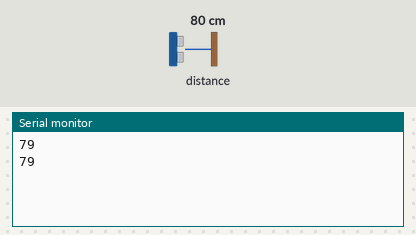
Recording of a sketch running on a simulated ESP8266 (NodeMCU). Shown: the last lines printed to the serial monitor. Wiring (inferred from the names in the program): ultrasonic range finder: trigger D4; echo D3. The inputs (shaded band) are chosen by the test bench; at power-on: distance to the obstacle 80 cm. The echo pulse lasts 58.3 µs per cm.

Above: at 1.8 s.
1.9 s: distance to the obstacle set to 2 cm
At 2.8 s:
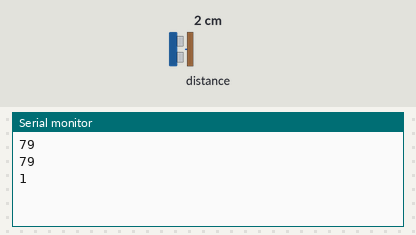
3.4 s: distance to the obstacle set to 4 cm
At 4.6 s:
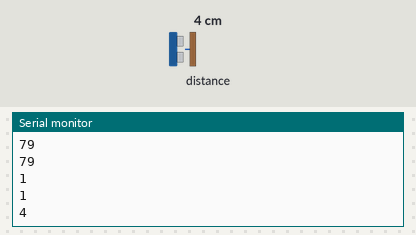
Timing chart, 0 to 6.4 s (numbered marks = the images above; inputs shaded):
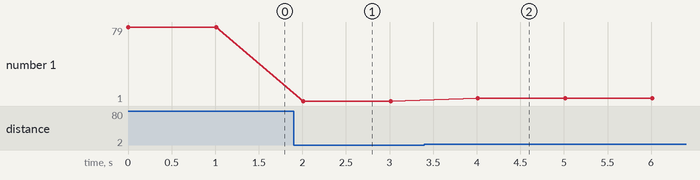

Measured:
- after the input at 1.9 s, the serial monitor: prints a new line after 0.11 s (image 1)
- after the input at 3.4 s, the serial monitor: prints a new line after 0.61 s (image 2)
- plotted number 1: 79 → 1 after the input at 1.9 s, 1 → 4 after the input at 3.4 s

The sketch:

NodeMcu_Slave_v1.ino
```cpp
#include <Wire.h>
#define echoPin D3
#define trigPin D4
long duration, distance;
void setup() {
  // put your setup code here, to run once:
  pinMode(trigPin, OUTPUT);
  pinMode(echoPin, INPUT_PULLUP);
  Wire.begin(D1, D2);
  Wire.onRequest(requestEvent);
  Serial.begin(115200);
}

void loop() {
  // put your main code here, to run repeatedly:
  digitalWrite(trigPin, LOW);  // Added this line
  delayMicroseconds(2); // Added this line
  digitalWrite(trigPin, HIGH);
//  delayMicroseconds(1000); - Removed this line
  delayMicroseconds(10); // Added this line
  digitalWrite(trigPin, LOW);
  duration = pulseIn(echoPin, HIGH);
  distance = (duration/2) * 0.0343;
  Serial.print(distance);
  Serial.println();
  delay(1000);
}

void requestEvent()
{
  Wire.write(distance);
}
```
